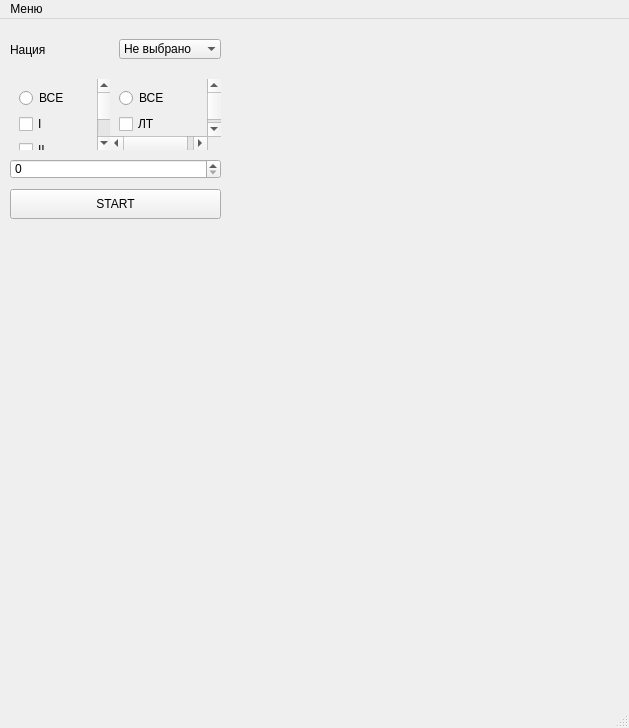
<?xml version="1.0" encoding="UTF-8"?>
<ui version="4.0">
 <class>MainWindow</class>
 <widget class="QMainWindow" name="MainWindow">
  <property name="geometry">
   <rect>
    <x>0</x>
    <y>0</y>
    <width>629</width>
    <height>728</height>
   </rect>
  </property>
  <property name="windowTitle">
   <string>MainWindow</string>
  </property>
  <widget class="QWidget" name="centralwidget">
   <widget class="QPushButton" name="pushButton">
    <property name="geometry">
     <rect>
      <x>10</x>
      <y>170</y>
      <width>211</width>
      <height>30</height>
     </rect>
    </property>
    <property name="minimumSize">
     <size>
      <width>0</width>
      <height>30</height>
     </size>
    </property>
    <property name="text">
     <string>START</string>
    </property>
   </widget>
   <widget class="QScrollArea" name="scrollArea">
    <property name="geometry">
     <rect>
      <x>10</x>
      <y>60</y>
      <width>101</width>
      <height>71</height>
     </rect>
    </property>
    <property name="frameShape">
     <enum>QFrame::NoFrame</enum>
    </property>
    <property name="frameShadow">
     <enum>QFrame::Plain</enum>
    </property>
    <property name="lineWidth">
     <number>0</number>
    </property>
    <property name="widgetResizable">
     <bool>true</bool>
    </property>
    <widget class="QWidget" name="scrollAreaWidgetContents">
     <property name="geometry">
      <rect>
       <x>0</x>
       <y>0</y>
       <width>84</width>
       <height>196</height>
      </rect>
     </property>
     <layout class="QVBoxLayout" name="verticalLayout_2">
      <item>
       <widget class="QRadioButton" name="radioButton">
        <property name="text">
         <string>ВСЕ</string>
        </property>
       </widget>
      </item>
      <item>
       <widget class="QCheckBox" name="checkBox">
        <property name="text">
         <string>I</string>
        </property>
       </widget>
      </item>
      <item>
       <widget class="QCheckBox" name="checkBox_2">
        <property name="text">
         <string>II</string>
        </property>
       </widget>
      </item>
      <item>
       <widget class="QCheckBox" name="checkBox_3">
        <property name="text">
         <string>III</string>
        </property>
       </widget>
      </item>
      <item>
       <widget class="QCheckBox" name="checkBox_4">
        <property name="text">
         <string>IV</string>
        </property>
       </widget>
      </item>
      <item>
       <widget class="QCheckBox" name="checkBox_5">
        <property name="text">
         <string>V</string>
        </property>
       </widget>
      </item>
      <item>
       <widget class="QCheckBox" name="checkBox_6">
        <property name="text">
         <string>VI</string>
        </property>
       </widget>
      </item>
      <item>
       <widget class="QCheckBox" name="checkBox_7">
        <property name="text">
         <string>VII</string>
        </property>
       </widget>
      </item>
     </layout>
    </widget>
   </widget>
   <widget class="QSpinBox" name="p1_numb">
    <property name="geometry">
     <rect>
      <x>10</x>
      <y>140</y>
      <width>211</width>
      <height>20</height>
     </rect>
    </property>
   </widget>
   <widget class="QScrollArea" name="scrollArea_2">
    <property name="geometry">
     <rect>
      <x>110</x>
      <y>60</y>
      <width>111</width>
      <height>71</height>
     </rect>
    </property>
    <property name="frameShape">
     <enum>QFrame::NoFrame</enum>
    </property>
    <property name="widgetResizable">
     <bool>true</bool>
    </property>
    <widget class="QWidget" name="scrollAreaWidgetContents_2">
     <property name="geometry">
      <rect>
       <x>0</x>
       <y>0</y>
       <width>94</width>
       <height>196</height>
      </rect>
     </property>
     <layout class="QVBoxLayout" name="verticalLayout_3">
      <item>
       <widget class="QRadioButton" name="radioButton_2">
        <property name="text">
         <string>ВСЕ</string>
        </property>
       </widget>
      </item>
      <item>
       <widget class="QCheckBox" name="checkBox_8">
        <property name="text">
         <string>ЛТ</string>
        </property>
       </widget>
      </item>
      <item>
       <widget class="QCheckBox" name="checkBox_9">
        <property name="text">
         <string>СТ</string>
        </property>
       </widget>
      </item>
      <item>
       <widget class="QCheckBox" name="checkBox_10">
        <property name="text">
         <string>ТТ</string>
        </property>
       </widget>
      </item>
      <item>
       <widget class="QCheckBox" name="checkBox_11">
        <property name="text">
         <string>ПТ</string>
        </property>
       </widget>
      </item>
      <item>
       <widget class="QCheckBox" name="checkBox_12">
        <property name="text">
         <string>ИТ</string>
        </property>
       </widget>
      </item>
      <item>
       <widget class="QCheckBox" name="checkBox_13">
        <property name="text">
         <string>ЗСУ</string>
        </property>
       </widget>
      </item>
      <item>
       <widget class="QCheckBox" name="checkBox_14">
        <property name="text">
         <string>ЗПРК(ЗРК)</string>
        </property>
       </widget>
      </item>
     </layout>
    </widget>
   </widget>
   <widget class="QWidget" name="">
    <property name="geometry">
     <rect>
      <x>10</x>
      <y>10</y>
      <width>211</width>
      <height>41</height>
     </rect>
    </property>
    <layout class="QHBoxLayout" name="horizontalLayout">
     <item>
      <widget class="QLabel" name="label_nat">
       <property name="text">
        <string>Нация</string>
       </property>
       <property name="textFormat">
        <enum>Qt::AutoText</enum>
       </property>
       <property name="scaledContents">
        <bool>false</bool>
       </property>
       <property name="wordWrap">
        <bool>false</bool>
       </property>
      </widget>
     </item>
     <item>
      <widget class="QComboBox" name="p1_nations">
       <property name="enabled">
        <bool>true</bool>
       </property>
       <property name="editable">
        <bool>false</bool>
       </property>
       <property name="currentText">
        <string>Не выбрано</string>
       </property>
       <property name="placeholderText">
        <string/>
       </property>
       <property name="duplicatesEnabled">
        <bool>false</bool>
       </property>
       <property name="frame">
        <bool>false</bool>
       </property>
       <item>
        <property name="text">
         <string>Не выбрано</string>
        </property>
       </item>
       <item>
        <property name="text">
         <string>США</string>
        </property>
       </item>
       <item>
        <property name="text">
         <string>Германия</string>
        </property>
       </item>
       <item>
        <property name="text">
         <string>СССР</string>
        </property>
       </item>
      </widget>
     </item>
    </layout>
   </widget>
  </widget>
  <widget class="QMenuBar" name="menubar">
   <property name="geometry">
    <rect>
     <x>0</x>
     <y>0</y>
     <width>629</width>
     <height>21</height>
    </rect>
   </property>
   <widget class="QMenu" name="menu">
    <property name="title">
     <string>Меню</string>
    </property>
    <addaction name="action"/>
    <addaction name="action_2"/>
    <addaction name="separator"/>
    <addaction name="action_4"/>
    <addaction name="action_5"/>
   </widget>
   <addaction name="menu"/>
  </widget>
  <widget class="QStatusBar" name="statusbar"/>
  <action name="action">
   <property name="text">
    <string>Сохранить настройки</string>
   </property>
  </action>
  <action name="action_2">
   <property name="text">
    <string>Загрузить настройки</string>
   </property>
  </action>
  <action name="action_4">
   <property name="text">
    <string>Выбрать технику</string>
   </property>
  </action>
  <action name="action_5">
   <property name="text">
    <string>Сохранить технику</string>
   </property>
  </action>
 </widget>
 <resources/>
 <connections/>
</ui>
